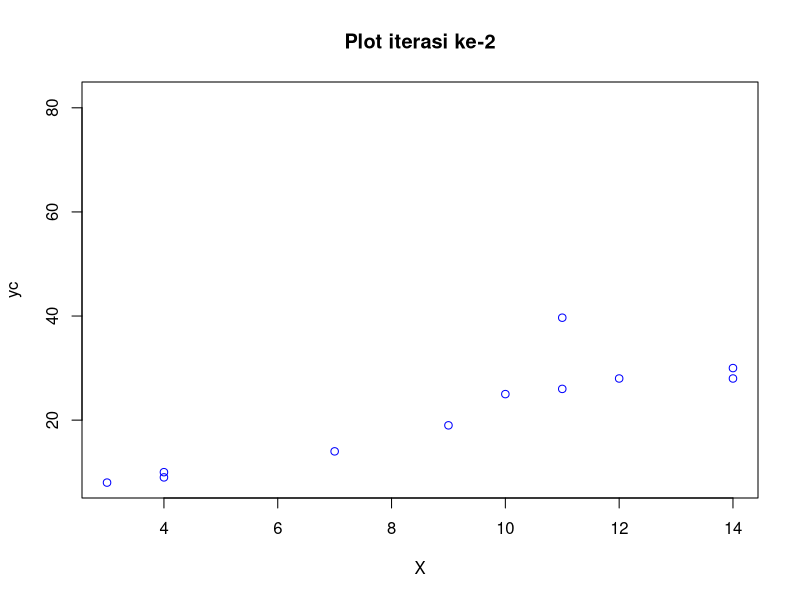
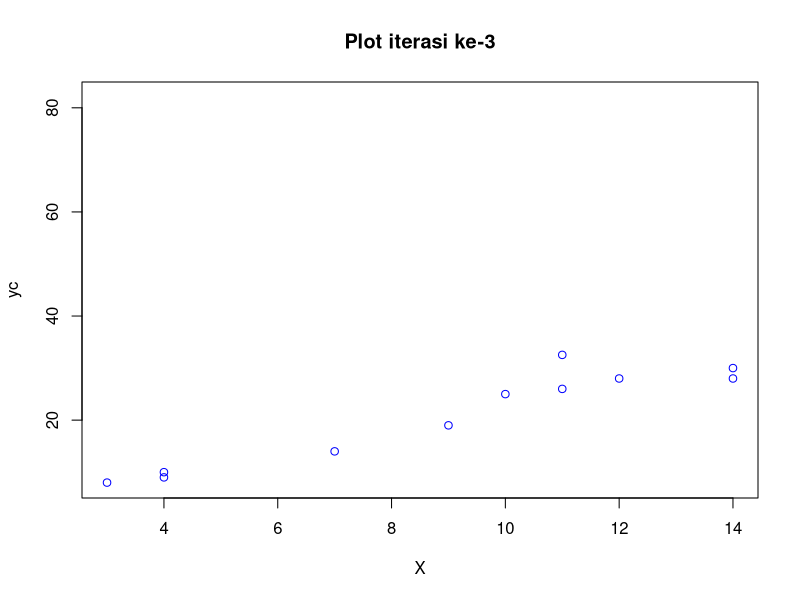
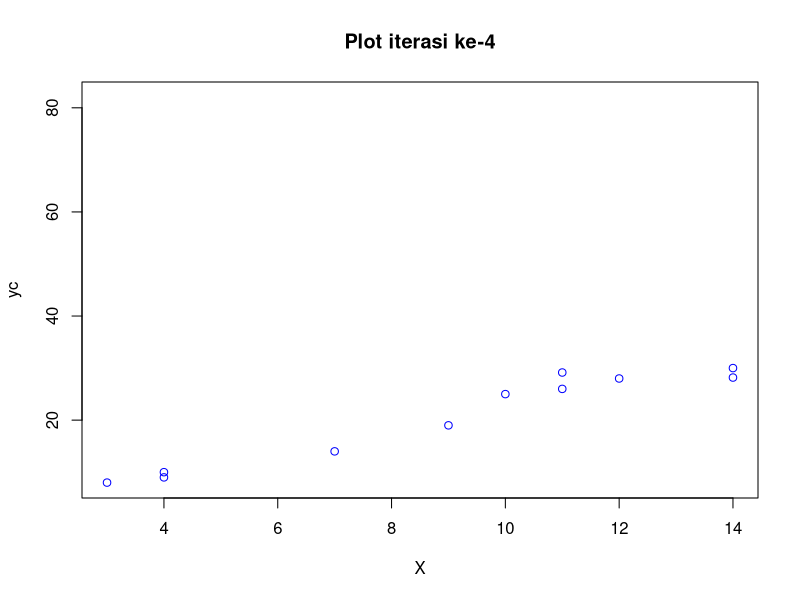
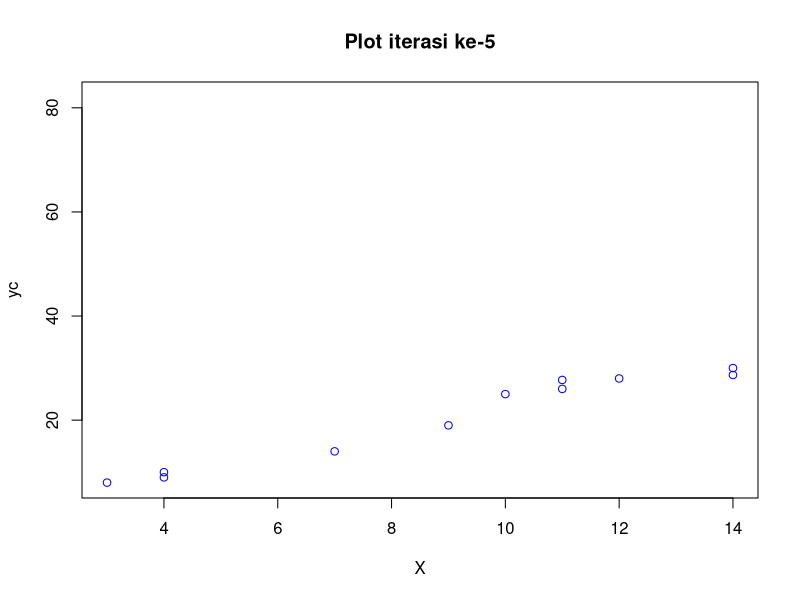
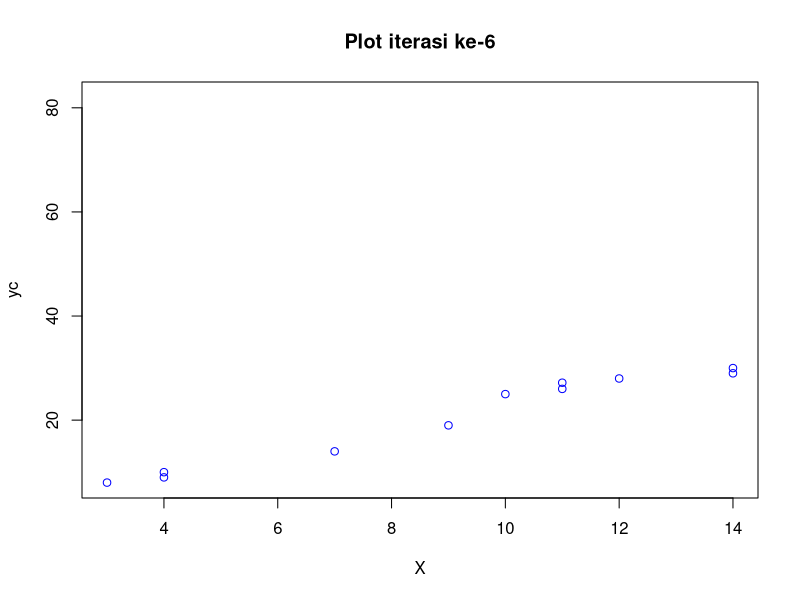
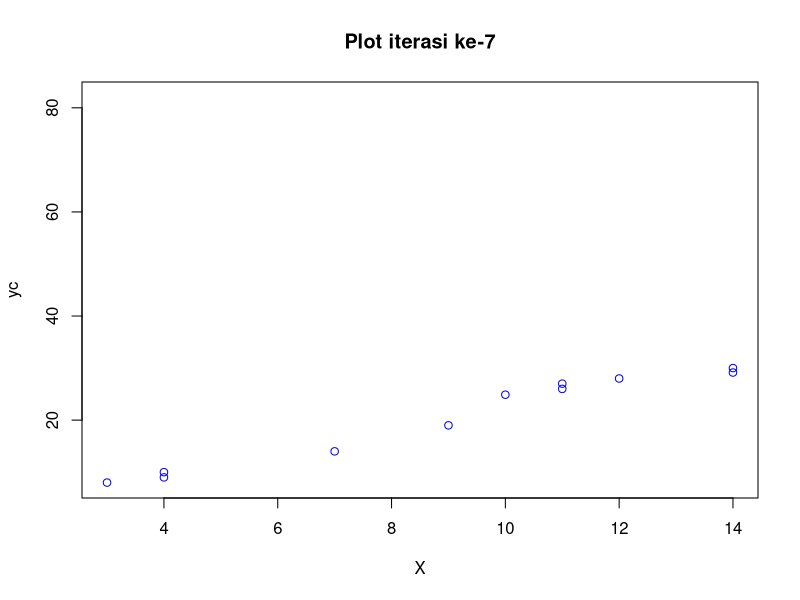
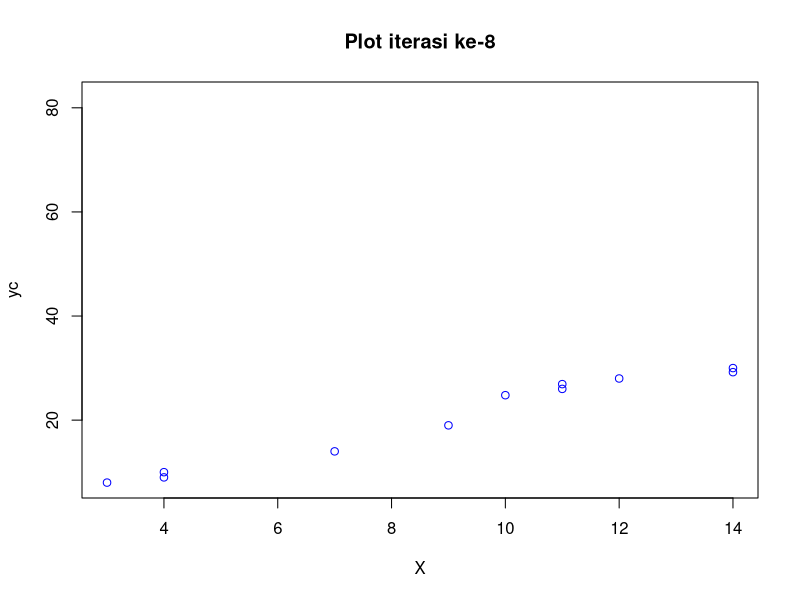
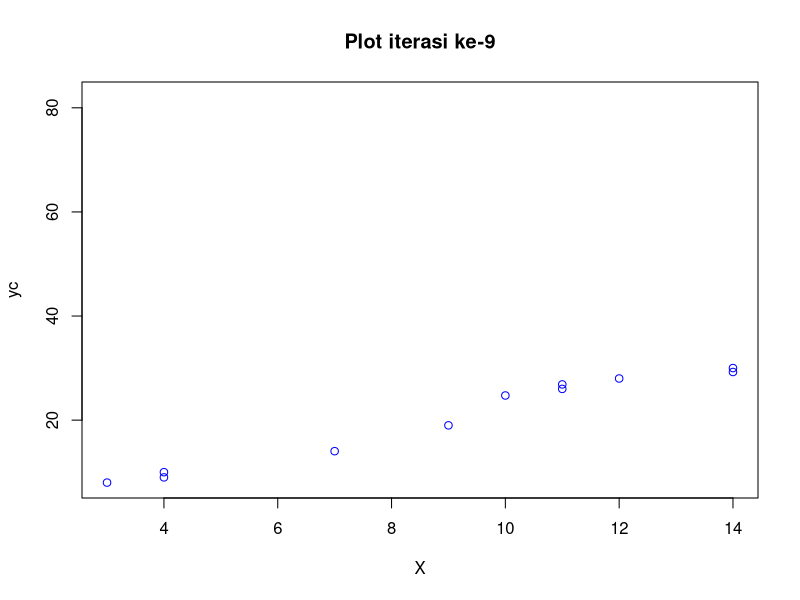

Source code (R) for these figures, in order:
# fungsi untuk mengecek apakah yc sudah konvergen terhadap alpha
# param yc vector
# param ycnew vector
# param alpha double
# return boolean 
compare <- function(yc, ycnew, alpha=0.000001) {
	diff <- yc - ycnew
	compare <- abs(diff) <= alpha
	result <- all(compare == TRUE)
	return(result)
}

# fungsi untuk menghitung yc baru
# param X vector
# param Y vector
# return vector
winsor3 <- function(X, Y) {
	reg<-lm(Y~X)
	e<-resid(reg) 
	n<-length(e)
	yduga<-fitted(reg)

	s2<-(1/(n-2))*sum(e^2)
	si<-sqrt(s2)*sqrt(1-hat(X))
	ri<-e/si
	c<-1.345
	yc<-rep(0,n)
	for (i in 1:n){
		if (abs(e[i])<=c*si[i]){
			yc[i]<-Y[i]
		}
		else if(e[i]<(-c*si[i])) {
			yc[i]<-yduga[i]-(c*si[i])
		}
		else if(e[i]>(c*si[i])) {
			yc[i]<-yduga[i]+(c*si[i])
		}
		i<-i+1	
	}

	return(yc)
}

# fungsi main
main <- function() {
	# inisialisasi variabel X dan Y
	X<-c(4,14,11,14,10,3,9,7,4,11,12)
	Y<-c(10,30,82,28,25,8,19,14,9,26,28)
	yd<-Y

	# iterasi pertama
	yc <- winsor3(X, Y)

	# pencatatan iterasi
	counter <- 1

	print(paste0("Iterasi ke :", counter))
	print(yc)

	# loop selama Y dan yc belum konvergen
	while(compare(yd, yc) == FALSE) {
		yd <- yc
		counter <- counter + 1
		yc <- winsor3(X, yd)
		
		print(paste0("Iterasi ke :", counter))
		print(yc)
		windows()
		plot(X, yc, col="blue", ylim=c(min(Y),max(Y)), main=paste0("Plot iterasi ke-", counter))
		
		
	}

	# output jumlah iterasi
	print(paste0("Jumlah iterasi : ", counter))

	# output yc akhir
	print("Yc akhir :")
	print(yc)

	r.Winsor3 <- lm(yc~X)
	print(summary(r.Winsor3))
	print(anova(r.Winsor3))
	ydugaW3<-fitted(r.Winsor3)
	windows()
	plot(X, yc, col="red", ylim=c(min(Y), max(Y)), main="Plot Winsor")
	lines(X, ydugaW3, col="blue")
}

main()

X<-c(4,14,11,14,10,3,9,7,4,11,12)
Y<-c(10,30,82,28,25,8,19,14,9,26,28)
plot(X, Y, col="blue", ylim=c(min(Y), max(Y)), main="Plot iterasi ke-1")
